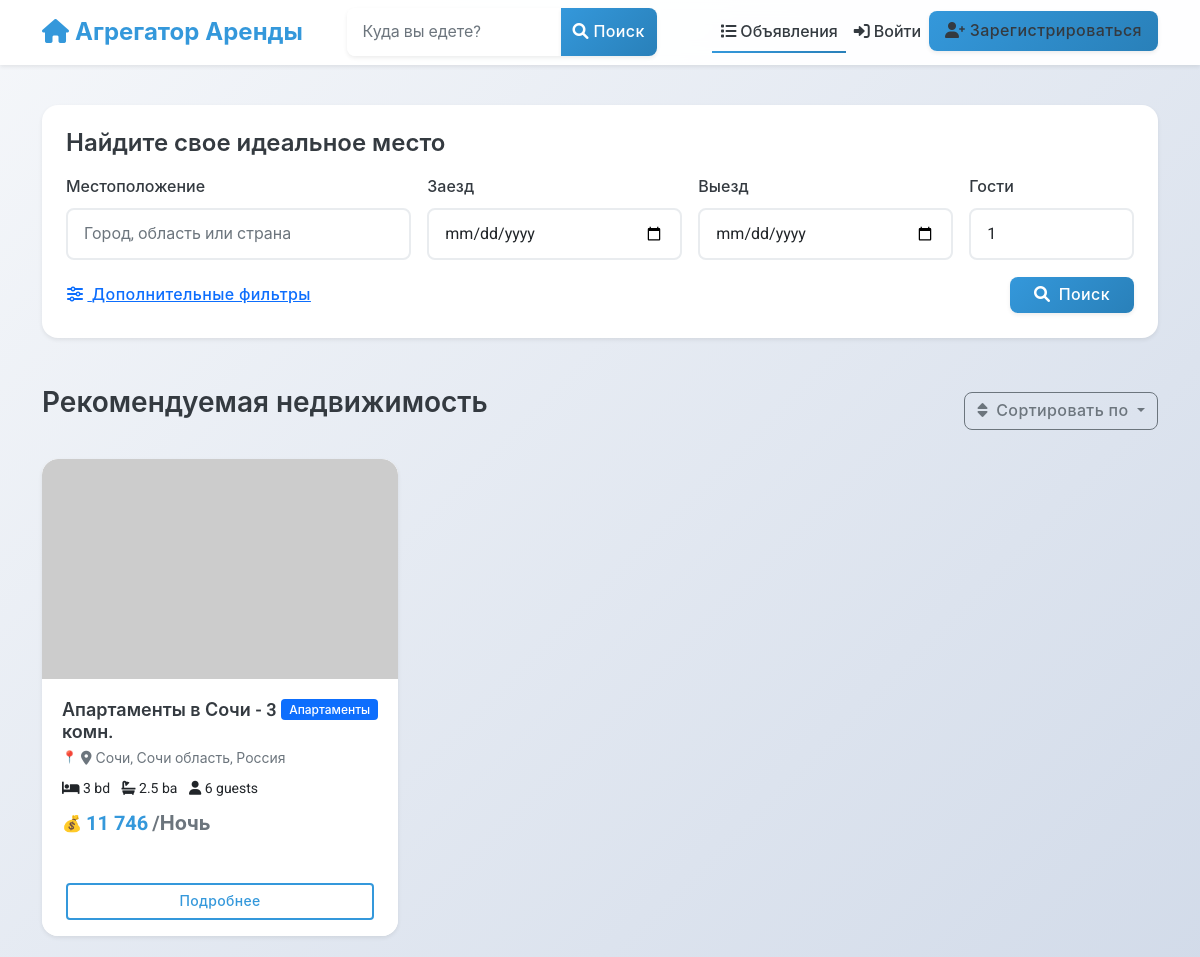
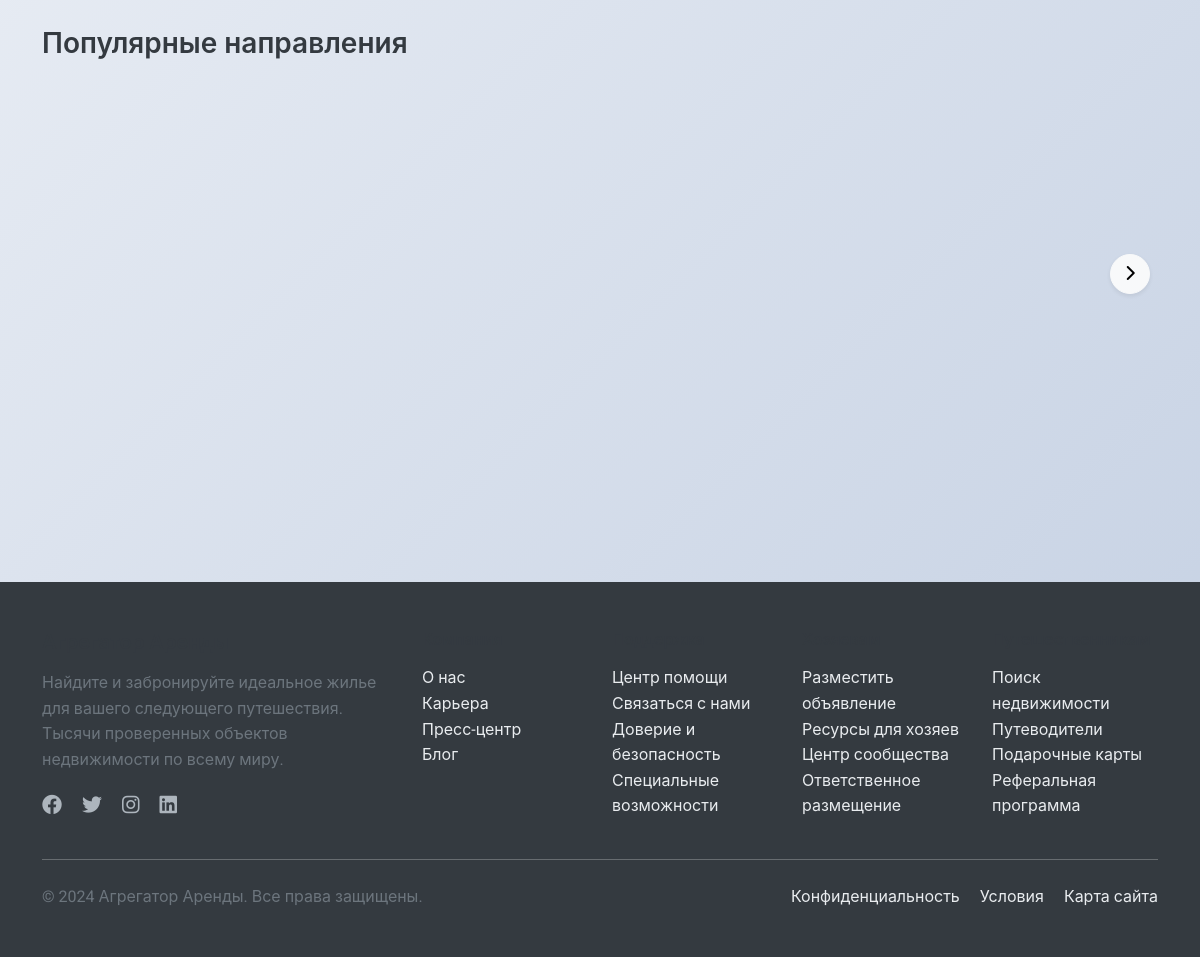
/listings/, run on the app's committed database (2 pictures, top to bottom).
### listings/models.py (models this page shows, shortened)
class Listing(models.Model):
    title = models.CharField(_("Title"), max_length=100)
    description = models.TextField(_("Description"))
    address = models.CharField(_("Address"), max_length=255)
    city = models.CharField(_("City"), max_length=100)
    state = models.CharField(_("State/Province"), max_length=100)
    country = models.CharField(_("Country"), max_length=100)
    zip_code = models.CharField(_("ZIP/Postal Code"), max_length=20)
    latitude = models.DecimalField(_("Latitude"), max_digits=10, decimal_places=7, null=True, blank=True)
    longitude = models.DecimalField(_("Longitude"), max_digits=10, decimal_places=7, null=True, blank=True)
    price_per_night = models.DecimalField(_("Price per night"), max_digits=10, decimal_places=2)
    cleaning_fee = models.DecimalField(_("Cleaning fee"), max_digits=10, decimal_places=2, default=0)
    service_fee = models.DecimalField(_("Service fee"), max_digits=10, decimal_places=2, default=0)
    bedrooms = models.PositiveSmallIntegerField(_("Bedrooms"))
    bathrooms = models.DecimalField(_("Bathrooms"), max_digits=3, decimal_places=1)
    accommodates = models.PositiveSmallIntegerField(_("Accommodates"))
    property_type = models.CharField(_("Property type"), max_length=50)
    image_urls = models.JSONField(_("Image URLs"), default=list, null=True, blank=True)
    verification_video = models.FileField(
        _("Verification Video"),
        upload_to='verification_videos/',
        null=True,
        blank=True,
        help_text=_("Video proof of property compliance (max 250MB, for moderation only)")
    )
    amenities = models.JSONField(_("Amenities"), default=list)
    house_rules = models.TextField(_("House rules"), blank=True)
    check_in_time = models.TimeField(_("Check-in time"), null=True, blank=True)
    check_out_time = models.TimeField(_("Check-out time"), null=True, blank=True)
    minimum_nights = models.PositiveSmallIntegerField(_("Minimum nights"), default=1)
    maximum_nights = models.PositiveSmallIntegerField(_("Maximum nights"), default=30)
    is_active = models.BooleanField(_("Is active"), default=True)
    is_approved = models.BooleanField(_("Is approved"), default=False)
    host = models.ForeignKey(
        settings.AUTH_USER_MODEL,
        on_delete=models.CASCADE,
        related_name='listings'
    )
    created_at = models.DateTimeField(_("Created at"), auto_now_add=True)
    updated_at = models.DateTimeField(_("Updated at"), auto_now=True)
    class Meta:
        verbose_name = _("Listing")
        verbose_name_plural = _("Listings")
        ordering = ['-created_at', '-id']
        ordering = ['-created_at']
    @property
    def main_image_url(self):
        main_image = self.images.filter(is_main=True).first()
        if main_image:
            return main_image.image.url
        first_image = self.images.first()
        if first_image:
            return first_image.image.url
        if self.image_urls and len(self.image_urls) > 0:
            return self.image_urls[0]
        return "https://via.placeholder.com/800x600.png?text=No+Image+Available"

### listings/views.py (the view, shortened to what this page needs)
# urls.py: path('', views.ListingListView.as_view(), name='listing_list'),
class ListingListView(ListView):
    model = Listing
    template_name = 'listings/listing_list.html'
    context_object_name = 'listings'
    paginate_by = 12
    def get_queryset(self):
        queryset = Listing.objects.filter(
            is_active=True,
            is_approved=True,
            approval_record__status='approved'
        )
        form = ListingSearchForm(self.request.GET)
        if form.is_valid():
            location = form.cleaned_data.get('location')
            if location:
                queryset = queryset.filter(
                    Q(city__icontains=location) |
                    Q(state__icontains=location) |
                    Q(country__icontains=location)
                )
            check_in = form.cleaned_data.get('check_in')
            check_out = form.cleaned_data.get('check_out')
            if check_in and check_out:
                overlapping_bookings = Booking.objects.filter(
                    Q(start_date__lte=check_out, end_date__gte=check_in),
                    status__in=['confirmed', 'pending']
                ).values_list('listing_id', flat=True)
                queryset = queryset.exclude(id__in=overlapping_bookings)
            guests = form.cleaned_data.get('guests')
            if guests:
                queryset = queryset.filter(accommodates__gte=guests)
            min_price = form.cleaned_data.get('min_price')
            if min_price:
                queryset = queryset.filter(price_per_night__gte=min_price)
            max_price = form.cleaned_data.get('max_price')
            if max_price:
                queryset = queryset.filter(price_per_night__lte=max_price)
            property_type = form.cleaned_data.get('property_type')
            if property_type:
                queryset = queryset.filter(property_type=property_type)
            bedrooms = form.cleaned_data.get('bedrooms')
            if bedrooms:
                queryset = queryset.filter(bedrooms__gte=bedrooms)
            bathrooms = form.cleaned_data.get('bathrooms')
            if bathrooms:
                queryset = queryset.filter(bathrooms__gte=bathrooms)
        queryset = queryset.annotate(
            avg_rating=Avg('reviews__rating'),
            review_count=Count('reviews')
        )
        sort_by = self.request.GET.get('sort')
        if sort_by == 'price_asc':
            queryset = queryset.order_by('price_per_night')
        elif sort_by == 'price_desc':
            queryset = queryset.order_by('-price_per_night')
        elif sort_by == 'rating':
            queryset = queryset.order_by('-avg_rating', '-review_count')
        elif sort_by == 'newest':
            queryset = queryset.order_by('-created_at')
        else:
            queryset = queryset.order_by('-created_at')
        return queryset
    def get_context_data(self, **kwargs):
        context = super().get_context_data(**kwargs)
        context['form'] = ListingSearchForm(self.request.GET)
        context['popular_destinations'] = self.get_popular_destinations()
        return context
    def get_popular_destinations(self):
        from datetime import timedelta
        from django.utils import timezone
        from django.db.models import Count, Q
        last_month = timezone.now() - timedelta(days=30)
        popular_cities = Booking.objects.filter(
            created_at__gte=last_month,
            status__in=['confirmed', 'completed']
        ).values(
            'listing__city', 'listing__state', 'listing__country'
        ).annotate(
            booking_count=Count('id'),
            city_name=F('listing__city'),
            state_name=F('listing__state'),
            country_name=F('listing__country')
        ).filter(
            booking_count__gt=0
        ).order_by('-booking_count')[:8]
        destinations_with_images = []
        default_images = [
            "https://images.unsplash.com/photo-1571896349842-33c89424de2d?ixlib=rb-4.0.3&auto=format&fit=crop&w=800&q=80",
            "https://images.unsplash.com/photo-1551698618-1dfe5d97d256?ixlib=rb-4.0.3&auto=format&fit=crop&w=800&q=80",
            "https://images.unsplash.com/photo-1549144511-f099e773c147?ixlib=rb-4.0.3&auto=format&fit=crop&w=800&q=80",
            "https://images.unsplash.com/photo-1581833971358-2c8b550f87b3?ixlib=rb-4.0.3&auto=format&fit=crop&w=800&q=80",
            "https://images.unsplash.com/photo-1520637836862-4d197d17c90a?ixlib=rb-4.0.3&auto=format&fit=crop&w=800&q=80",
            "https://images.unsplash.com/photo-1506905925346-21bda4d32df4?ixlib=rb-4.0.3&auto=format&fit=crop&w=800&q=80",
            "https://images.unsplash.com/photo-1519302959554-a75be0afc82a?ixlib=rb-4.0.3&auto=format&fit=crop&w=800&q=80",
            "https://images.unsplash.com/photo-1542640244-b5d31b9c4d06?ixlib=rb-4.0.3&auto=format&fit=crop&w=800&q=80"
        ]
        if not destinations_with_images:
            destinations_with_images = [
                {
                    'city': 'Чита',
                    'state': 'Забайкальский край',
                    'country': 'Россия',
                    'booking_count': 0,
                    'image': default_images[0]
                },
                {
                    'city': 'Сочи',
                    'state': 'Краснодарский край',
                    'country': 'Россия',
                    'booking_count': 0,
                    'image': default_images[1]
                },
                {
                    'city': 'Казань',
                    'state': 'Татарстан',
                    'country': 'Россия',
                    'booking_count': 0,
                    'image': default_images[2]
                },
                {
                    'city': 'Екатеринбург',
                    'state': 'Свердловская область',
                    'country': 'Россия',
                    'booking_count': 0,
                    'image': default_images[3]
                }
            ]
        return destinations_with_images

### listings/templates/listings/listing_list.html (shortened to what this page needs)
{% extends 'base.html' %}
{% load static %}
{% load listing_extras %}
{% block content %}
<div class="container">
    <section class="mt-3 mb-5">
        <div class="card shadow-sm">
            <div class="card-body p-4">
                <h4 class="mb-3">Найдите свое идеальное место</h4>
                <form method="get" action="{% url 'listings:listing_list' %}" class="row g-3">
                    <div class="col-md-4">
                        <label for="location" class="form-label">Местоположение</label>
                        <input type="text" class="form-control" id="location" name="location"
                               placeholder="Город, область или страна" value="{{ form.location.value|default:'' }}">
                    </div>
                    <div class="col-md-3">
                        <label for="check_in" class="form-label">Заезд</label>
                        <input type="date" class="form-control" id="check_in" name="check_in"
                               value="{{ form.check_in.value|default:'' }}">
                    </div>
                    <div class="col-md-3">
                        <label for="check_out" class="form-label">Выезд</label>
                        <input type="date" class="form-control" id="check_out" name="check_out"
                               value="{{ form.check_out.value|default:'' }}">
                    </div>
                    <div class="col-md-2">
                        <label for="guests" class="form-label">Гости</label>
                        <input type="number" class="form-control" id="guests" name="guests" min="1"
                               value="{{ form.guests.value|default:'1' }}">
                    </div>
                    <div class="col-12 d-flex justify-content-between align-items-center">
                        <button class="btn btn-link ps-0" type="button" data-bs-toggle="collapse"
                                data-bs-target="#advancedFilters" aria-expanded="false" aria-controls="advancedFilters">
                            <i class="fas fa-sliders-h me-1"></i> Дополнительные фильтры
                        </button>
                        <button type="submit" class="btn btn-primary px-4">
                            <i class="fas fa-search me-1"></i> Поиск
                        </button>
                    </div>
                </form>
            </div>
        </div>
    </section>
    <section class="mb-5">
        <div class="d-flex justify-content-between align-items-center mb-4">
            <h3>
                {% if request.GET.location %}
                    Недвижимость в {{ request.GET.location }}
                {% elif request.GET.property_type %}
                    Аренда {{ request.GET.property_type|title }}
                {% else %}
                    Рекомендуемая недвижимость
                {% endif %}
            </h3>
            <div class="dropdown">
                <button class="btn btn-outline-secondary dropdown-toggle" type="button" id="sortDropdown"
                        data-bs-toggle="dropdown" aria-expanded="false">
                    <i class="fas fa-sort me-1"></i> Сортировать по
                </button>
            </div>
        </div>
        {% if listings %}
            <div class="row row-cols-1 row-cols-md-2 row-cols-lg-3 g-4">
                {% for listing in listings %}
                <div class="col">
                    <div class="card h-100 shadow-sm listing-card">
                        <a href="{% url 'listings:listing_detail' pk=listing.id %}" class="text-decoration-none">
                            <img src="{{ listing.main_image_url }}" class="card-img-top" alt="{{ listing.title }}">
                        </a>
                        <div class="card-body">
                            <div class="d-flex justify-content-between align-items-start">
                                <h5 class="card-title mb-1">{{ listing.title }}</h5>
                                <span class="badge bg-primary">{{ listing.property_type|title }}</span>
                            </div>
                            <p class="listing-location text-muted mb-2">
                                <i class="fas fa-map-marker-alt"></i> {{ listing.city }}, {{ listing.state }}, {{ listing.country }}
                            </p>
                            <div class="mb-2 amenities">
                                <span class="me-2"><i class="fas fa-bed"></i> {{ listing.bedrooms }} bd</span>
                                <span class="me-2"><i class="fas fa-bath"></i> {{ listing.bathrooms }} ba</span>
                                <span><i class="fas fa-user"></i> {{ listing.accommodates }} guests</span>
                            </div>
                            <p class="listing-price card-text">{{ listing.price_per_night|currency }} <span class="text-muted">/Ночь</span></p>
                        </div>
                        <div class="card-footer bg-white border-top-0">
                            <a href="{% url 'listings:listing_detail' pk=listing.id %}" class="btn btn-sm btn-outline-primary w-100">
                                Подробнее
                            </a>
                        </div>
                    </div>
                </div>
                {% endfor %}
            </div>
        {% endif %}
    </section>
    <section class="mb-5">
        <h3 class="mb-4">Популярные направления</h3>
        <div class="position-relative">
            <div class="destinations-container overflow-hidden" id="destinationsContainer">
                <div class="d-flex gap-3 pb-3 destinations-track" style="width: max-content; transition: transform 0.3s ease;">
                </div>
            </div>
            <button class="btn btn-light position-absolute top-50 end-0 translate-middle-y me-2 shadow-sm"
                    id="scrollDestinationsRight"
                    style="z-index: 10; border-radius: 50%; width: 40px; height: 40px;"
                    onclick="scrollDestinations(280)">
                <i class="fas fa-chevron-right"></i>
            </button>
        </div>
    </section>
</div>
{% endblock %}

### data on the page
Listing: title "Апартаменты в Сочи - 3 комн.", property_type "Апартаменты", city "Сочи", state "Сочи область", country "Россия", bedrooms "3", bathrooms "2.5", accommodates "6", price_per_night "11 746"
